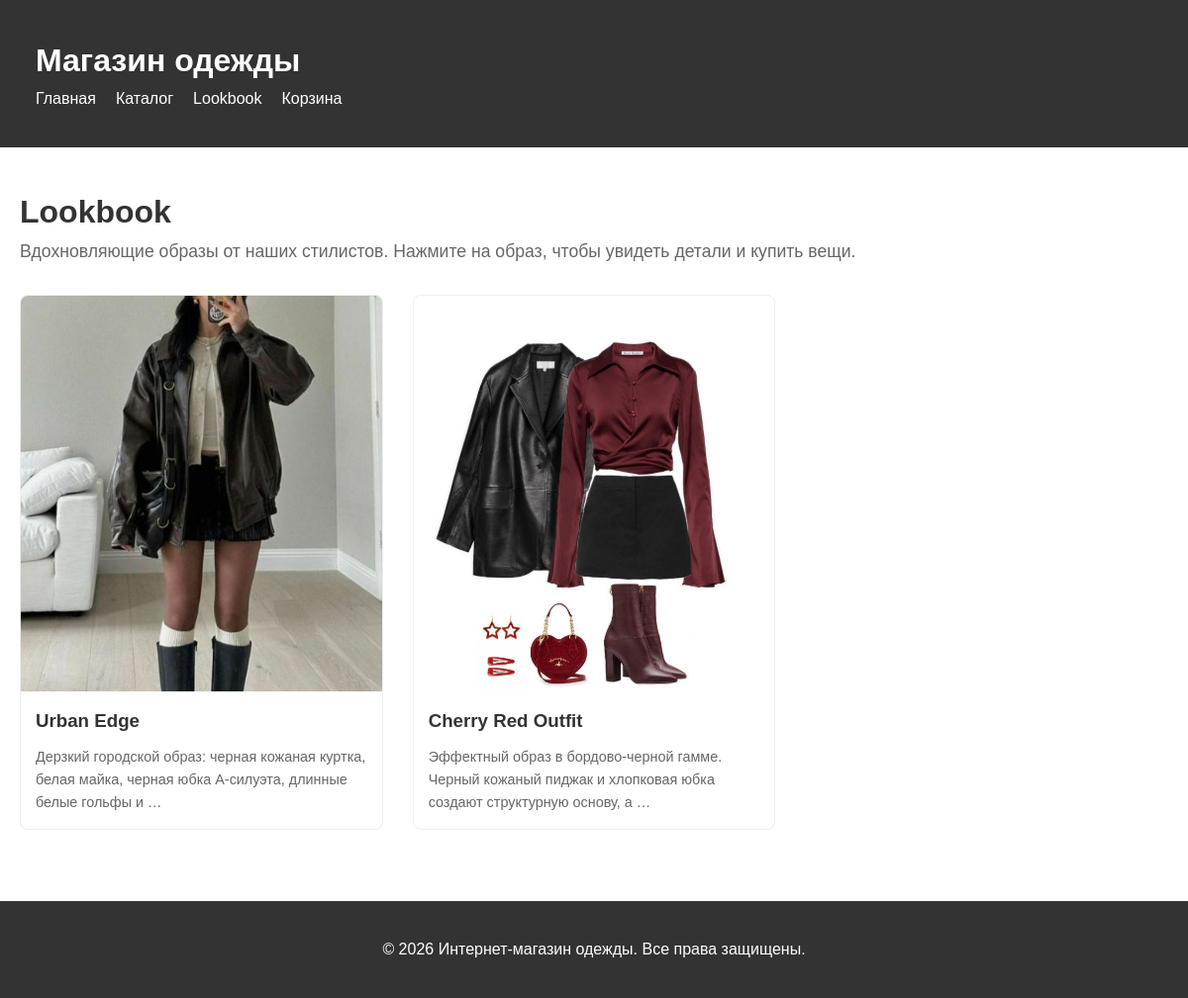
The page /lookbook/ on the database its author committed.
### lookbook/models.py (models this page shows, shortened)
class LookbookItem(models.Model):
    title = models.CharField('Название образа', max_length=200)
    image = models.ImageField('Фото образа', upload_to='lookbook/%Y/%m/%d')
    description = models.TextField('Описание образа', blank=True)
    created = models.DateTimeField('Дата создания', auto_now_add=True)
    active = models.BooleanField('Активно', default=True)
    products = models.ManyToManyField(Product, through='Hotspot')
    class Meta:
        verbose_name = 'Образ'
        verbose_name_plural = 'Образы'
        ordering = ['-created']

### lookbook/views.py (the view)
# urls.py: path('', views.lookbook_list, name='lookbook_list'),
def lookbook_list(request):
    items = LookbookItem.objects.filter(active=True)
    return render(request, 'lookbook/list.html', {'items': items})

### templates/lookbook/list.html (shortened to what this page needs)
{% extends 'base.html' %}
{% block content %}
<div class="lookbook-page">
    <h1>Lookbook</h1>
    <p class="lookbook-description">Вдохновляющие образы от наших стилистов. Нажмите на образ, чтобы увидеть детали и купить вещи.</p>
    <div class="lookbook-grid">
        {% for item in items %}
        <div class="lookbook-card">
            <a href="{% url 'lookbook:lookbook_detail' item.id %}">
                <img src="{{ item.image.url }}" alt="{{ item.title }}">
                <div class="lookbook-card-info">
                    <h3>{{ item.title }}</h3>
                    <p>{{ item.description|truncatewords:15 }}</p>
                </div>
            </a>
        </div>
        {% empty %}
        <p class="no-items">Образов пока нет. Загляните позже!</p>
        {% endfor %}
    </div>
</div>
{% endblock %}

### templates/base.html (style rules this page uses)
* { margin: 0; padding: 0; box-sizing: border-box; }
body { font-family: Arial, sans-serif; line-height: 1.6; color: #333; }

### templates/lookbook/list.html (style rules this page uses)
.lookbook-page { padding: 20px 0; }
.lookbook-description { color: #666; margin-bottom: 30px; font-size: 1.1rem; }
.lookbook-grid { display: grid; grid-template-columns: repeat(auto-fill, minmax(300px, 1fr)); gap: 30px; }
.lookbook-card { border: 1px solid #eee; border-radius: 8px; overflow: hidden; transition: transform 0.3s, box-shadow 0.3s; }
.lookbook-card img { width: 100%; height: 400px; object-fit: cover; display: block; }
.lookbook-card a { text-decoration: none; color: inherit; }
.lookbook-card-info { padding: 15px; }
.lookbook-card-info h3 { margin-bottom: 10px; color: #333; }
.lookbook-card-info p { color: #666; font-size: 0.9rem; }

### rows shown on the page
LookbookItem: image (picture), title "Urban Edge", description "Дерзкий городской образ: черная кожаная куртка, белая майка, черная юбка А-силуэта, длинные белые гольфы и …"
LookbookItem: image (picture), title "Cherry Red Outfit", description "Эффектный образ в бордово-черной гамме. Черный кожаный пиджак и хлопковая юбка создают структурную основу, а …"
